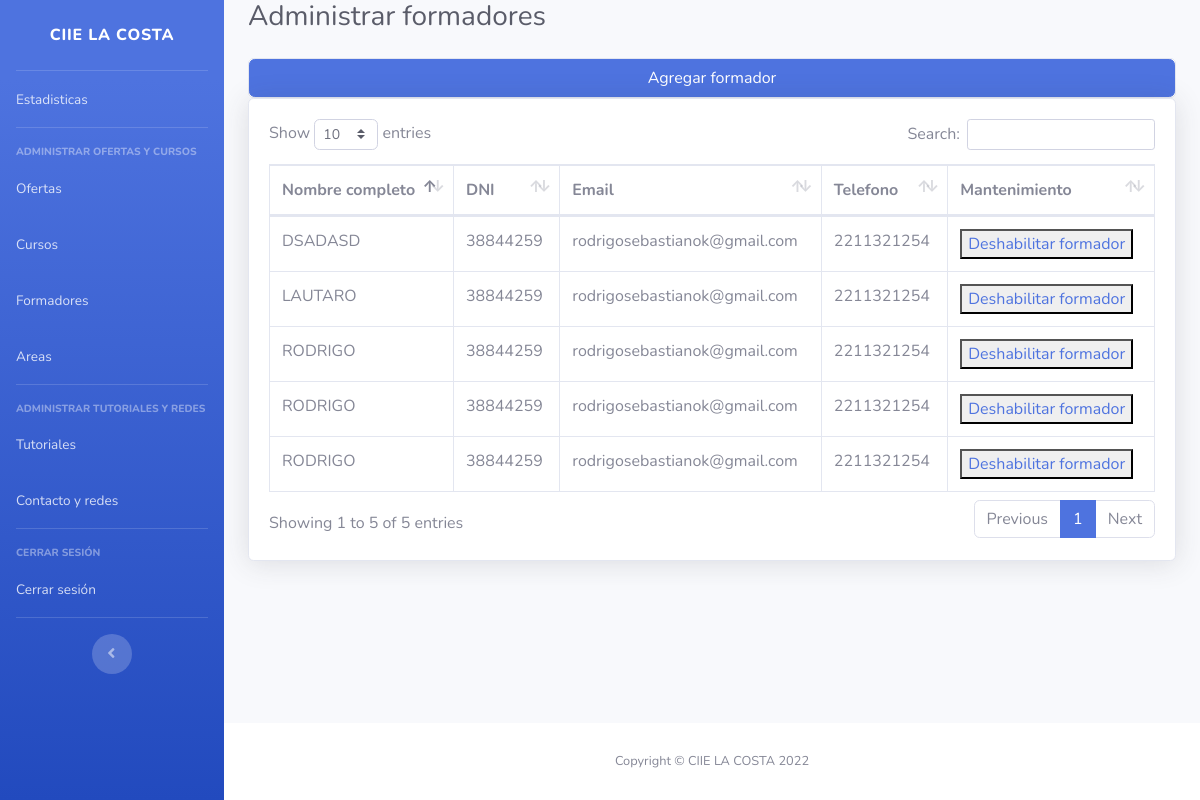
Page /admin/administrarFormador.php (signed in) on the committed database.
### tables this page shows
CREATE TABLE `formador` (
  `id` int(11) NOT NULL,
  `mail` varchar(90) NOT NULL,
  `tel` varchar(12) NOT NULL,
  `nombre` text NOT NULL,
  `dni` varchar(12) NOT NULL,
  `estado` int(11) NOT NULL
);

### admin/administrarFormador.php (the view, shortened to what this page needs)
<!DOCTYPE html>
<html lang="es">
<head>
    <link href="vendor/fontawesome-free/css/all.min.css" rel="stylesheet" type="text/css">
    <link href="css/sb-admin-2.min.css" rel="stylesheet">
    <link href="vendor/datatables/dataTables.bootstrap4.min.css" rel="stylesheet">
</head>
<body id="page-top">
    <div id="wrapper">
        <?php include("modulos/slidebar.php") ?>
        <div id="content-wrapper" class="d-flex flex-column">
            <div id="content">
                <div class="container-fluid">
                    <h1 class="h3 mb-4 text-gray-800">Administrar formadores</h1>
                    <div class="accordion" id="accordionExample">
                        <div class="card">
                            <div class="card-header p-0" id="headingOne">
                                <h2 class="mb-0">
                                <button class="btn btn-primary btn-block text-center" type="button" data-toggle="collapse" data-target="#collapseOne" aria-expanded="true" aria-controls="collapseOne">
                                Agregar formador
                                </button>
                                </h2>
                            </div>
                        </div>
                    </div>
                    <div class="card shadow mb-4">
                        <div class="card-body">
                        <div class="table-responsive">
                                <table class="table table-bordered" id="dataTable" width="100%" cellspacing="0">
                                    <thead>
                                        <tr>
                                            <th>Nombre completo</th>
                                            <th>DNI</th>
                                            <th>Email</th>
                                            <th>Telefono</th>
                                            <th>Mantenimiento</th>
                                        </tr>
                                    </thead>
                                    <tbody>
                                       <?php
                                       include('modulos/modFor/deshabilitar.php');
                                       $sql = "SELECT * FROM `formador` WHERE 1";
                                       $sqlEX = mysqli_query($connection, $sql);
                                       if($sqlEX){
                                        foreach($sqlEX as $row){
                                            $nombre = $row['nombre'];
                                            $dni = $row['dni'];
                                            $mail = $row['mail'];
                                            $tel = $row['tel'];
                                            $id = $row['id'];
                                            echo "<tr>";
                                            echo '<td>' . $nombre .  '</td>';
                                            echo '<td>' . $dni .  '</td>';
                                            echo '<td>' .$mail .  '</td>';
                                            echo '<td>' .$tel .  '</td>';
                                            echo '<td>' . '<button name="submit"><a href="modulos/modFor/deshabilitar.php?id='.$id.'">Deshabilitar formador</button>'. '</td>';
                                            echo "</tr>";
                                        }
                                       }
                                       ?>
                                    </tbody>
                                </table>
                            </div>
                        </div>
                    </div>
                </div>
            </div>
            <?php include('modulos/footer.php'); ?>
        </div>
    </div>
</body>
</html>

### rows in the picture
formador: nombre "RODRIGO", dni "38844259", mail "rodrigosebastianok@gmail.com", tel "2211321254"
formador: nombre "LAUTARO", dni "38844259", mail "rodrigosebastianok@gmail.com", tel "2211321254"
formador: nombre "RODRIGO", dni "38844259", mail "rodrigosebastianok@gmail.com", tel "2211321254"
formador: nombre "RODRIGO", dni "38844259", mail "rodrigosebastianok@gmail.com", tel "2211321254"
formador: nombre "DSADASD", dni "38844259", mail "rodrigosebastianok@gmail.com", tel "2211321254"
